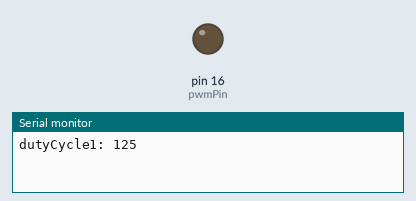
Recording of a sketch running on a simulated Arduino Uno, built with avr-gcc and run on an emulated ATmega328P. On the bench: output pins drawn as LEDs (lit = HIGH), the last lines printed to the serial monitor.

Above: at 0.7 s.
At 5.2 s:
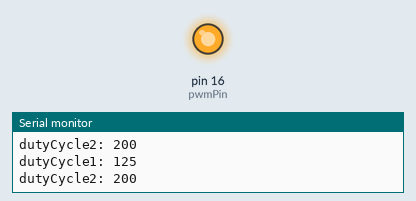
Timing chart, 0 to 6.9 s (numbered marks = the images above):
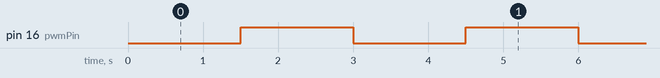

The sketch:

LilygoS3_SimplestPossiblePWMTest.ino
```cpp
const int pwmPin = 16;  // Define the GPIO pin for PWM output

void setup() {
  // Configure the PWM pin as an OUTPUT
  pinMode(pwmPin, OUTPUT);
  Serial.begin(9600);
}

void loop() {
  // Update the PWM duty cycle using analogWrite
  analogWrite(pwmPin, 125);
  Serial.println("dutyCycle1: " + String(125));
  delay(1500);

  // Update the PWM duty cycle using analogWrite
  analogWrite(pwmPin, 200);
  Serial.println("dutyCycle2: " + String(200));
  delay(1500);
}
```

Measured:
- by itself, pin 16 (pwmPin): alternates HIGH for 1.5 s and LOW for 1.5 s
